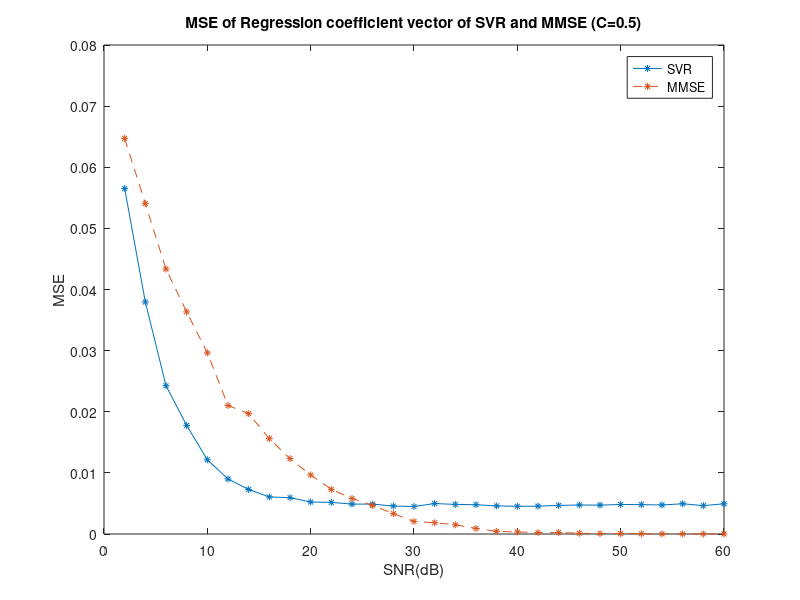
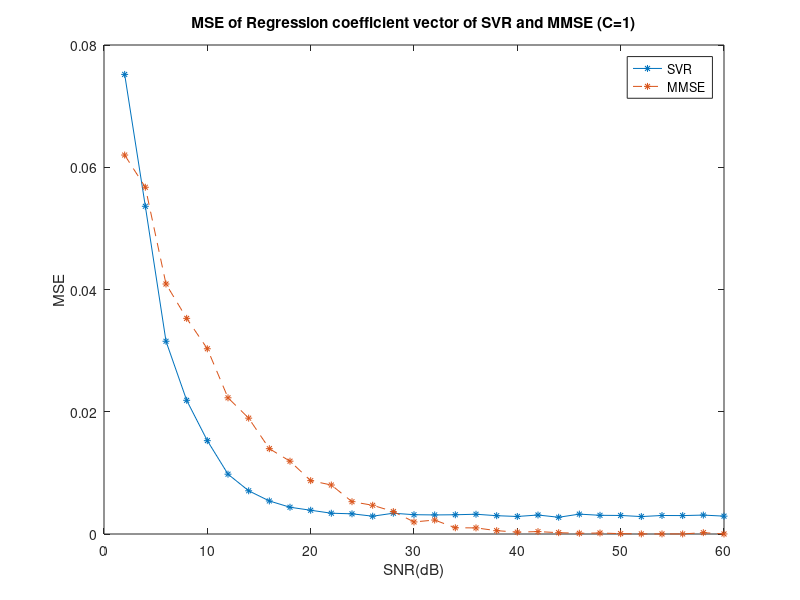
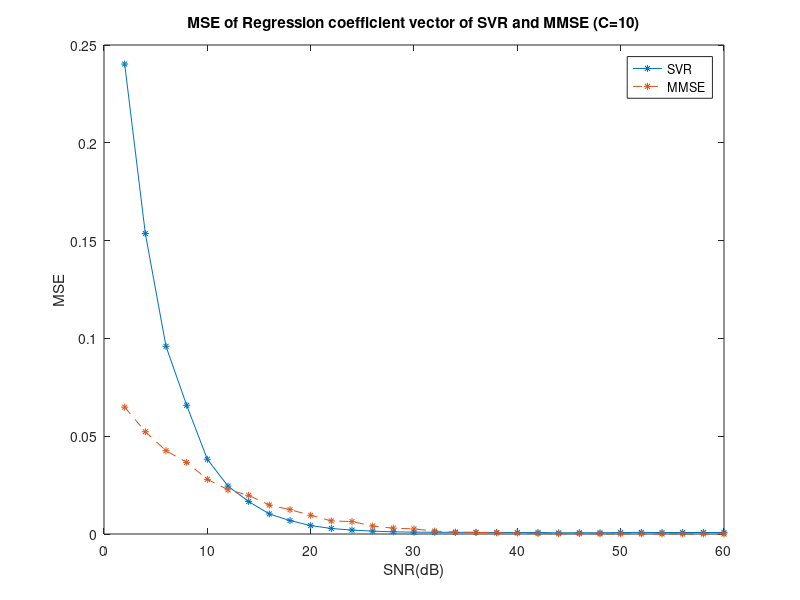

Write the MATLAB code that produced these figures, in order.
%% this subroutine plot the figure to show the weight of regularization to
% the regression accuracy of the coefficient vector
%% Parameter setttings
%size of the data set and dimension of the linear function: 30
%epsilon: 0;
%C: 0.5, 1, 10
%tol:1e-3
%SNR=2:2:60

%% SVR 
SVR_half=[0.0565194103, 0.0379502170, 0.0242606473, 0.0177679370, 0.0121378200, 0.0090081467, 0.0072840948, 0.0060604194,...
    0.0059462030, 0.0052330382, 0.0051726333, 0.0048952714, 0.0048907438, 0.0045747993, 0.0045056266, 0.0049815879, ...
    0.0048414685, 0.0047884707, 0.0045960995, 0.0045363804, 0.0045545692, 0.0046774299, 0.0047500743, 0.0047269487, 0.0048315920, 0.0048049019,...
    0.0047515237, 0.0049455589, 0.0046441105, 0.0049382596 ];
SVR_1=[0.0751910198, 0.0536161248, 0.0315329824, 0.0218747250, 0.0152688204, 0.0097868642, 0.0070704491, 0.0054069890, 0.0043779594, 0.0038873642,...
    0.0033999263, 0.0033029666, 0.0029141559, 0.0034006203, 0.0031579424, 0.0031199089, 0.0031486957, 0.0032341160, 0.0029959905, 0.0028684478, 0.0031057701,...
    0.0027383657, 0.0032522202, 0.0030586148, 0.0030329019, 0.0028542711, 0.0030282412, 0.0030134053, 0.0030960773, 0.0029215717];
SVR_10=[0.2402741945, 0.1536062550, 0.0959547727, 0.0657948148, 0.0382327508, 0.0244814050, 0.0165785038, 0.0102634506, 0.0068598356, 0.0043110366,...
    0.0028278478, 0.0020050689, 0.0014694571, 0.0011079173, 0.0009404480, 0.0008864869, 0.0008475004, 0.0008095444, 0.0007857318, 0.0007882345, 0.0007904908,...
    0.0005947380, 0.0006565864, 0.0006077851, 0.0007602370, 0.0008296636, 0.0007459576, 0.0007646142, 0.0007688911, 0.0007927388];




%% MMSE
MMSE_half=[0.0647217004, 0.0540542871, 0.0433394706, 0.0363286486, 0.0296291048, 0.0210285790, 0.0196891092, 0.0156077009, 0.0123232831,...
    0.0096655985, 0.0072984698, 0.0058225025, 0.0046693231, 0.0033330615, 0.0020605653, 0.0018410367, 0.0015130507, 0.0009151611, 0.0004293261,...
    0.0003418612, 0.0002192080, 0.0002406956, 0.0001256598, 0.0000692343, 0.0000715427, 0.0000430746, 0.0000244106, 0.0000107214, 0.0000077923, 0.0000102858];
MMSE_1=[0.0619978495, 0.0567300336, 0.0409001730, 0.0352805813, 0.0303042554, 0.0222822826, 0.0189541812, 0.0139619102, 0.0119115527, 0.0087298774,...
    0.0080153476, 0.0052859346, 0.0047022996, 0.0036689538, 0.0019746184, 0.0022835318, 0.0010193592, 0.0009988158, 0.0005476439, 0.0003055708,...
    0.0003954354, 0.0002167519, 0.0001230214, 0.0001619003, 0.0000600471, 0.0000167627, 0.0000147267, 0.0000122162, 0.0002189039, 0.0000054017];
MMSE_10=[0.0648530860, 0.0522809243, 0.0425859344, 0.0366344600, 0.0279498354, 0.0226104320, 0.0197996388, 0.0147959230, 0.0124535057, 0.0095871225,...
    0.0066861001, 0.0063503710, 0.0040940322, 0.0029895067, 0.0025976326, 0.0014982787, 0.0009428772, 0.0008141103, 0.0005813391, 0.0005002974, 0.0001801114,...
    0.0001248642, 0.0001856225, 0.0000669015, 0.0000433744, 0.0000278095, 0.0000327229, 0.0000322274, 0.0000348164, 0.0000099589];


%% figure plotting
SNR=2:2:60;


figure(1)
plot(SNR, SVR_half, '-*', 'MarkerSize', 5),xlabel('SNR(dB)'), ylabel('MSE'),title('MSE of Regression coefficient vector of SVR and MMSE (C=0.5)');
hold on 
plot(SNR, MMSE_half, '--*', 'MarkerSize', 5),xlabel('SNR(dB)'), ylabel('MSE');
hold on 
legend('SVR', 'MMSE');
hold off

figure(2)
plot(SNR, SVR_1, '-*', 'MarkerSize', 5),xlabel('SNR(dB)'), ylabel('MSE'),title('MSE of Regression coefficient vector of SVR and MMSE (C=1)');
hold on 
plot(SNR, MMSE_1, '--*', 'MarkerSize', 5),xlabel('SNR(dB)'), ylabel('MSE');
hold on 
legend('SVR', 'MMSE');
hold off

figure(3)
plot(SNR, SVR_10, '-*', 'MarkerSize', 5),xlabel('SNR(dB)'), ylabel('MSE'),title('MSE of Regression coefficient vector of SVR and MMSE (C=10)');
hold on 
plot(SNR, MMSE_10, '--*', 'MarkerSize', 5),xlabel('SNR(dB)'), ylabel('MSE');
hold on 
legend('SVR', 'MMSE');
hold off
